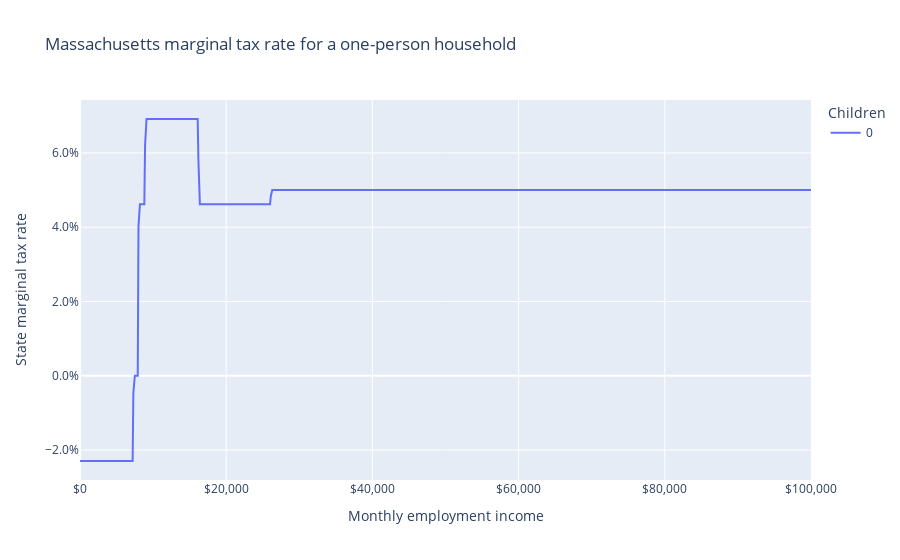

The cell this chart's notebook holds for it:
### Markdown cell above
Core marginal tax rates span from zero to five percent, but when including the EITC, they range from -13.5% to 11.3%, depending on income and household structure.

### Code cell
fig = px.line(
    df,
    "employment_income",
    "mtr",
    color="children",
    animation_frame="adults",
    labels=LABELS,
    title="Massachusetts marginal tax rate for a one-person household",
)
fig.update_layout(xaxis_tickformat="$,", yaxis_tickformat=".1%")
fig.show()

### Figure 1 — Plotly figure (JSON) as saved in the notebook; plotly's stock layout.template omitted (floating-point values rounded to 4 significant figures; data arrays with more than 128 entries replaced by an {"elided": "..."} marker saying what was removed)
{"data": [{"hovertemplate": "Children=0<br>Adults=1<br>Monthly employment income=%{x}<br>State marginal tax rate=%{y}<extra></extra>", "legendgroup": "0", "line": {"color": "#636efa", "dash": "solid"}, "marker": {"symbol": "circle"}, "mode": "lines", "name": "0", "orientation": "v", "showlegend": true, "type": "scatter", "x": {"elided": "1001 int values"}, "xaxis": "x", "y": {"elided": "1001 float values"}, "yaxis": "y"}], "layout": {"legend": {"title": {"text": "Children"}, "tracegroupgap": 0}, "title": {"text": "Massachusetts marginal tax rate for a one-person household"}, "xaxis": {"anchor": "y", "domain": [0, 1], "tickformat": "$,", "title": {"text": "Monthly employment income"}}, "yaxis": {"anchor": "x", "domain": [0, 1], "tickformat": ".1%", "title": {"text": "State marginal tax rate"}}}}
